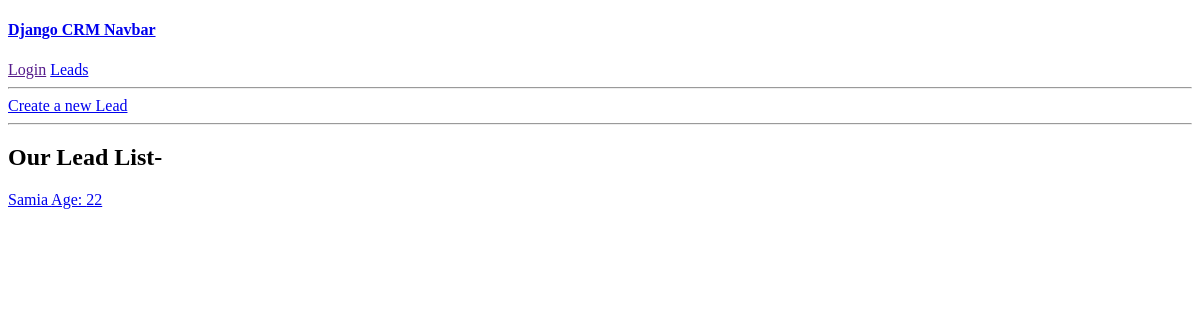
Page /leads/ on the earlier database version.
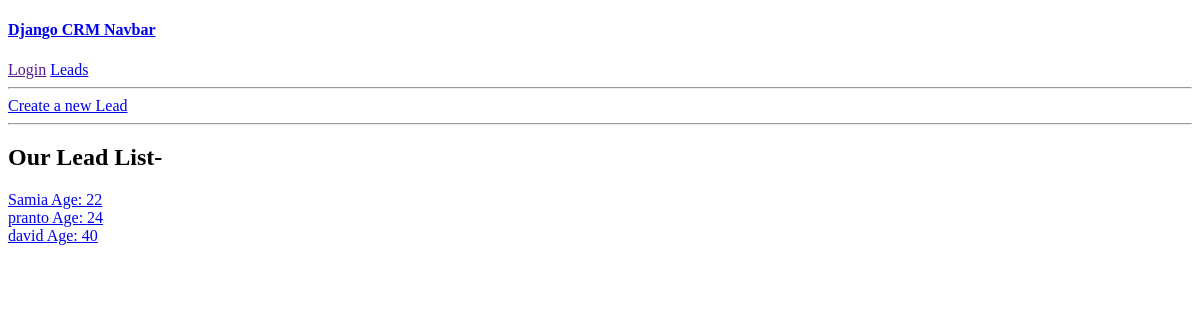
Same page on the later database version.
### leads/models.py (models this page shows, shortened)
class Lead(models.Model):
    first_name = models.CharField(max_length=20)
    last_name = models.CharField(max_length=20)
    age = models.IntegerField(default=0)
    agent = models.ForeignKey("Agent",on_delete=models.CASCADE)

### leads/views.py (the view)
# urls.py: path('', LeadListView.as_view(),name='lead-list'),
class LeadListView(ListView):
    template_name = 'leads/lead_list.html'
    model = Lead
    context_object_name = 'leads'

### leads/templates/leads/lead_list.html
{% extends 'base.html' %}
{% block content %}
    <a href="{% url 'leads:lead-create' %}">Create a new Lead</a>
    <hr>
    <h2>Our Lead List-</h2>
    {% for lead in leads %}
    <a href="{% url 'leads:lead-detail' lead.pk %}">{{lead.first_name}} Age: {{lead.age}}</a>
    <br>
    {% endfor %}
{% endblock content %}

Differences in the rows shown:
added Lead: first_name "pranto", age "24"
added Lead: first_name "david", age "40"
